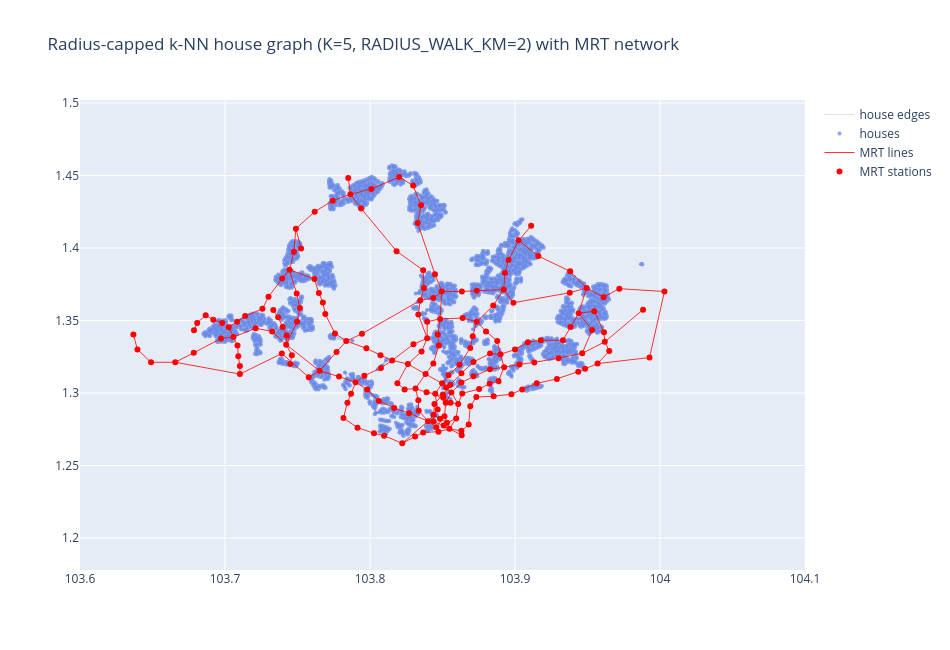

Here is the notebook cell this chart was saved with:
### Markdown cell above
## 3. Plot the house graph (blue) with the MRT graph (red)

House nodes and their radius-capped k-NN edges are drawn in **blue**; MRT stations
and their track edges in **red**, matching the DBSCAN notebook's overlay.

This graph is far sparser than the raw epsilon ball (~`K` edges per house rather than
hundreds), so it should render without trouble. The `max_display_edges` cap is kept
as a safety valve and prints a note if it ever samples.

### Code cell
def _edge_segments(lon, lat, ij_pairs):
    """Flatten (i, j) index pairs into None-separated x/y arrays for a single line trace."""
    xs, ys = [], []
    for i, j in ij_pairs:
        xs += [lon[i], lon[j], None]
        ys += [lat[i], lat[j], None]
    return xs, ys


def plot_house_graph(
    house_df,
    house_adj,
    stations,
    mrt_edges,
    title="House graph with MRT network",
    lat_range=SG_LAT_RANGE,
    lon_range=SG_LON_RANGE,
    max_display_edges=50_000,
    seed=0,
):
    """Plot houses + their graph edges (blue) with MRT stations + edges (red).

    house_adj : sparse symmetric adjacency over the rows of house_df.
    max_display_edges : cap on house edges drawn; sampled at random if exceeded.
    """
    h_lon = house_df["LONGITUDE"].to_numpy()
    h_lat = house_df["LATITUDE"].to_numpy()

    # Unique undirected house edges from the upper triangle
    upper = triu(house_adj, k=1).tocoo()
    rows, cols = upper.row, upper.col
    n_total = len(rows)
    if n_total > max_display_edges:
        rng = np.random.default_rng(seed)
        pick = rng.choice(n_total, size=max_display_edges, replace=False)
        rows, cols = rows[pick], cols[pick]
        print(
            f"Drawing {max_display_edges:,} of {n_total:,} house edges (random sample) "
            f"to keep the plot responsive."
        )
    hx, hy = _edge_segments(h_lon, h_lat, zip(rows, cols))

    fig = px.scatter(
        title=title,
        labels={"x": "Longitude", "y": "Latitude"},
    )

    # House edges (blue), then house nodes (blue) on top
    fig.add_scatter(x=hx, y=hy, mode="lines", line=dict(color="royalblue", width=0.5),
                    opacity=0.4, name="house edges")
    fig.add_scatter(x=h_lon, y=h_lat, mode="markers",
                    marker=dict(color="royalblue", size=4), opacity=0.6, name="houses")

    # MRT edges (red), then stations (red) on top
    m_lon = stations["longitude"].to_numpy()
    m_lat = stations["latitude"].to_numpy()
    mrt_pairs, missing = [], 0
    name_to_pos = {name: k for k, name in enumerate(stations["NAME"])}
    for src, dst in zip(mrt_edges["src_station"], mrt_edges["dst_station"]):
        if src in name_to_pos and dst in name_to_pos:
            mrt_pairs.append((name_to_pos[src], name_to_pos[dst]))
        else:
            missing += 1
    if missing:
        print(f"{missing} MRT edge(s) skipped — station name not found in station-keys")
    mx, my = _edge_segments(m_lon, m_lat, mrt_pairs)

    fig.add_scatter(x=mx, y=my, mode="lines", line=dict(color="red", width=1),
                    opacity=0.8, name="MRT lines")
    fig.add_scatter(x=m_lon, y=m_lat, mode="markers", marker=dict(color="red", size=6),
                    name="MRT stations", text=stations["NAME"], hoverinfo="text")

    fig.update_xaxes(range=list(lon_range))
    fig.update_yaxes(range=list(lat_range))
    fig.update_yaxes(scaleanchor="x", scaleratio=1)
    fig.update_layout(width=950, height=650, legend_title_text="")
    return fig


fig = plot_house_graph(
    train_house,
    A,
    stations,
    mrt_edges,
    title=f"Radius-capped k-NN house graph (K={K_NEIGHBORS}, "
          f"RADIUS_WALK_KM={RADIUS_WALK_KM}) with MRT network",
)
fig.show()

### Figure 1 — Plotly figure (JSON) as saved in the notebook; plotly's stock layout.template omitted (floating-point values rounded to 4 significant figures; data arrays with more than 128 entries replaced by an {"elided": "..."} marker saying what was removed)
{"data": [{"hovertemplate": "<extra></extra>", "legendgroup": "", "marker": {"color": "#636efa", "symbol": "circle"}, "mode": "markers", "name": "", "orientation": "v", "showlegend": false, "type": "scatter", "xaxis": "x", "yaxis": "y"}, {"line": {"color": "royalblue", "width": 0.5}, "mode": "lines", "name": "house edges", "opacity": 0.4, "type": "scatter", "x": {"elided": "83418 float values"}, "y": {"elided": "83418 float values"}}, {"marker": {"color": "royalblue", "size": 4}, "mode": "markers", "name": "houses", "opacity": 0.6, "type": "scatter", "x": {"elided": "9464 float values"}, "y": {"elided": "9464 float values"}}, {"line": {"color": "red", "width": 1}, "mode": "lines", "name": "MRT lines", "opacity": 0.8, "type": "scatter", "x": {"elided": "672 float values"}, "y": {"elided": "672 float values"}}, {"hoverinfo": "text", "marker": {"color": "red", "size": 6}, "mode": "markers", "name": "MRT stations", "text": {"elided": "192 str values"}, "type": "scatter", "x": {"elided": "192 float values"}, "y": {"elided": "192 float values"}}], "layout": {"height": 650, "legend": {"title": {"text": ""}, "tracegroupgap": 0}, "title": {"text": "Radius-capped k-NN house graph (K=5, RADIUS_WALK_KM=2) with MRT network"}, "width": 950, "xaxis": {"anchor": "y", "domain": [0, 1], "range": [103.6, 104.1]}, "yaxis": {"anchor": "x", "domain": [0, 1], "range": [1.2, 1.48], "scaleanchor": "x", "scaleratio": 1}}}
